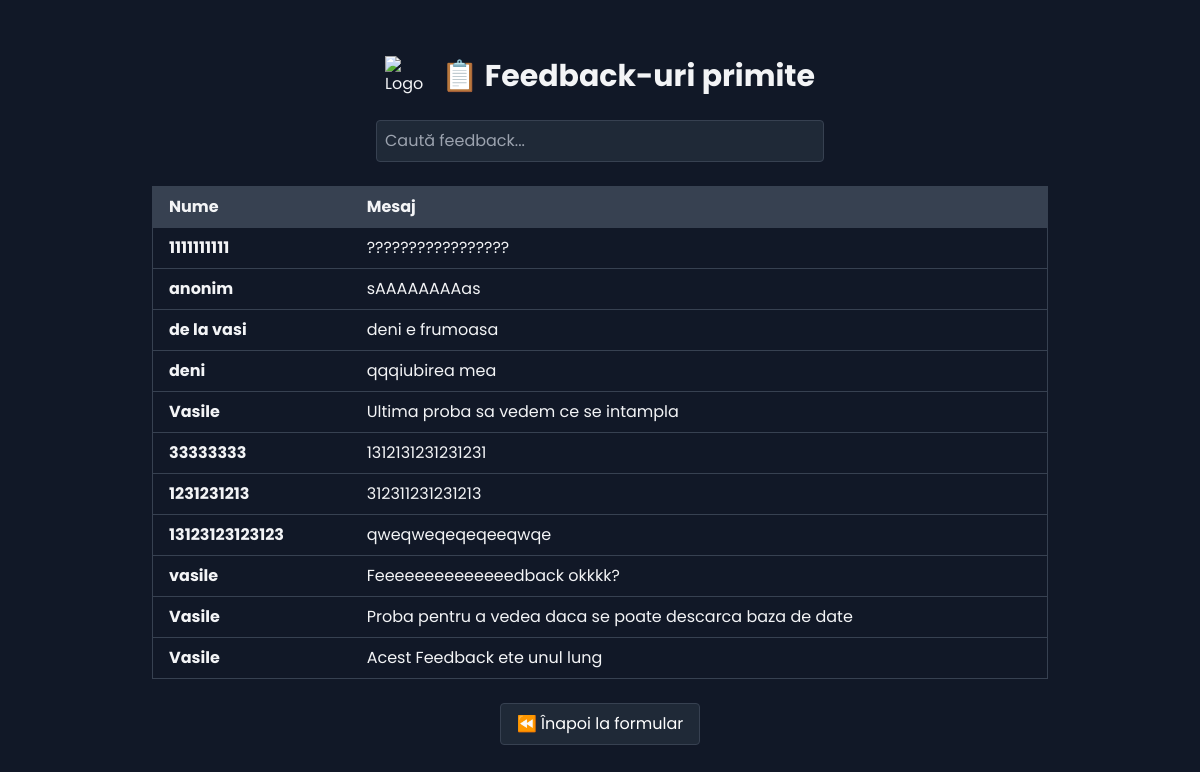
The page /all_feedbacks on the database its author committed.
### tables this page shows
CREATE TABLE feedback (id INTEGER PRIMARY KEY AUTOINCREMENT, username TEXT, message TEXT);

### app.py (the view)
@app.route('/all_feedbacks')
def all_feedbacks():
    admin = session.get("admin", False)
    conn = sqlite3.connect('feedback.db')
    cursor = conn.cursor()
    cursor.execute('SELECT rowid, username, message FROM feedback ORDER BY rowid DESC')
    feedbacks = cursor.fetchall()
    conn.close()
    print(feedbacks)
    return render_template('all_feedbacks.html', feedbacks=feedbacks, admin=admin)

### templates/all_feedbacks.html (shortened to what this page needs)
<!DOCTYPE html>
<html lang="en" class="dark transition-all duration-500">
  <head>
    <script src="https://cdn.tailwindcss.com"></script>
  </head>
  <body class="bg-gray-900 text-gray-100 transition-all duration-500">
    <div class="min-h-screen flex flex-col items-center justify-center p-4 animate-fade-in">
      <div class="flex items-center space-x-4 mb-6">
        <img src="https://cdn-icons-png.flaticon.com/512/942/942748.png" alt="Logo" class="w-10 h-10">
        <h1 class="text-3xl font-bold">📋 Feedback-uri primite</h1>
      </div>
      <input
        type="text"
        id="search"
        placeholder="Caută feedback..."
        class="mb-6 p-2 w-full max-w-md rounded border border-gray-700 bg-gray-800 text-gray-100"
      />
      <div class="overflow-x-auto w-full max-w-4xl">
        <table class="w-full border border-gray-700">
          <thead>
            <tr class="bg-gray-700">
              <th class="px-4 py-2 text-left">Nume</th>
              <th class="px-4 py-2 text-left">Mesaj</th>
            </tr>
          </thead>
          <tbody id="feedbackTable">
            {% for rowid, username, message in feedbacks %}
            <tr class="border-t border-gray-700">
              <td class="px-4 py-2 break-words">
                <strong>{{ username or 'anonim' }}</strong>
              </td>
              <td class="px-4 py-2 break-words">
                {{ message }}
              </td>
            </tr>
            {% endfor %}
          </tbody>
        </table>
      </div>
      <div class="mt-6 flex flex-col sm:flex-row gap-4">
        {% if not admin%}
        <a href="/" class="px-4 py-2 bg-gray-800 text-white rounded border border-gray-700 hover:bg-gray-700 transition">
          ⏪ Înapoi la formular
          {% endif %}
        </a>
      </div>
    </div>
  </body>
</html>

### templates/all_feedbacks.html (style rules this page uses)
:root { color-scheme: dark; }
body { font-family: "Poppins", sans-serif; }
.animate-fade-in { animation: fade 0.5s ease-out; }

### rows shown on the page
feedback: username "1111111111", message "?????????????????"
feedback: username "anonim", message "sAAAAAAAAas"
feedback: username "de la vasi", message "deni e frumoasa"
feedback: username "deni", message "qqqiubirea mea"
feedback: username "Vasile", message "Ultima proba sa vedem ce se intampla"
feedback: username "33333333", message "1312131231231231"
feedback: username "1231231213", message "312311231231213"
feedback: username "13123123123123", message "qweqweqeqeqeeqwqe"
feedback: username "vasile", message "Feeeeeeeeeeeeeedback okkkk?"
feedback: username "Vasile", message "Proba pentru a vedea daca se poate descarca baza de date"
feedback: username "Vasile", message "Acest Feedback ete unul lung"
